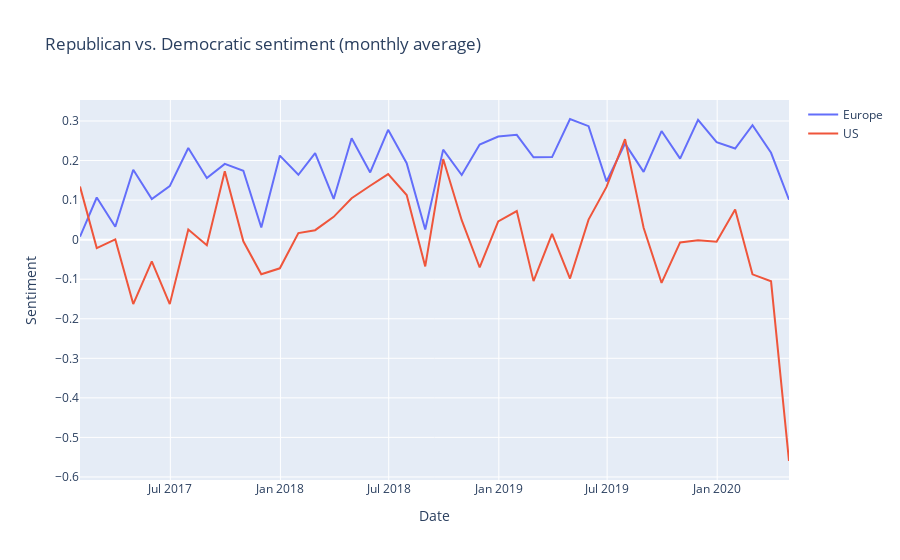

Here is the notebook cell this chart was saved with:
### Code cell
# plot sentiment
plot_republicans_democrats_sentiment(parties_mean)
